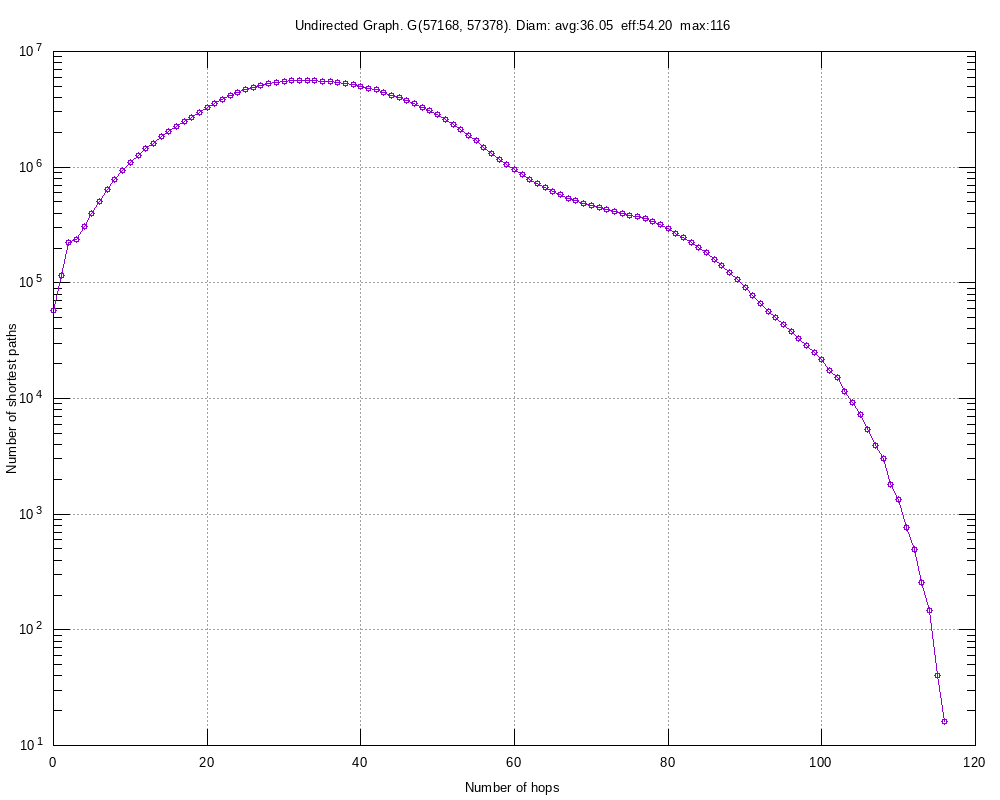

This figure's gnuplot source:
#
# Undirected Graph. G(57168, 57378). Diam: avg:36.05  eff:54.20  max:116 (Sat Sep 26 13:18:11 2020)
#

set title "Undirected Graph. G(57168, 57378). Diam: avg:36.05  eff:54.20  max:116"
set key bottom right
set logscale y 10
set format y "10^{%L}"
set mytics 10
set grid
set xlabel "Number of hops"
set ylabel "Number of shortest paths"
set tics scale 2
set terminal png font arial 10 size 1000,800
set output 'diam.shortest_path_amazon.elist.png'
plot 	"diam.shortest_path_amazon.elist.tab" using 1:2 title "" with linespoints pt 6
